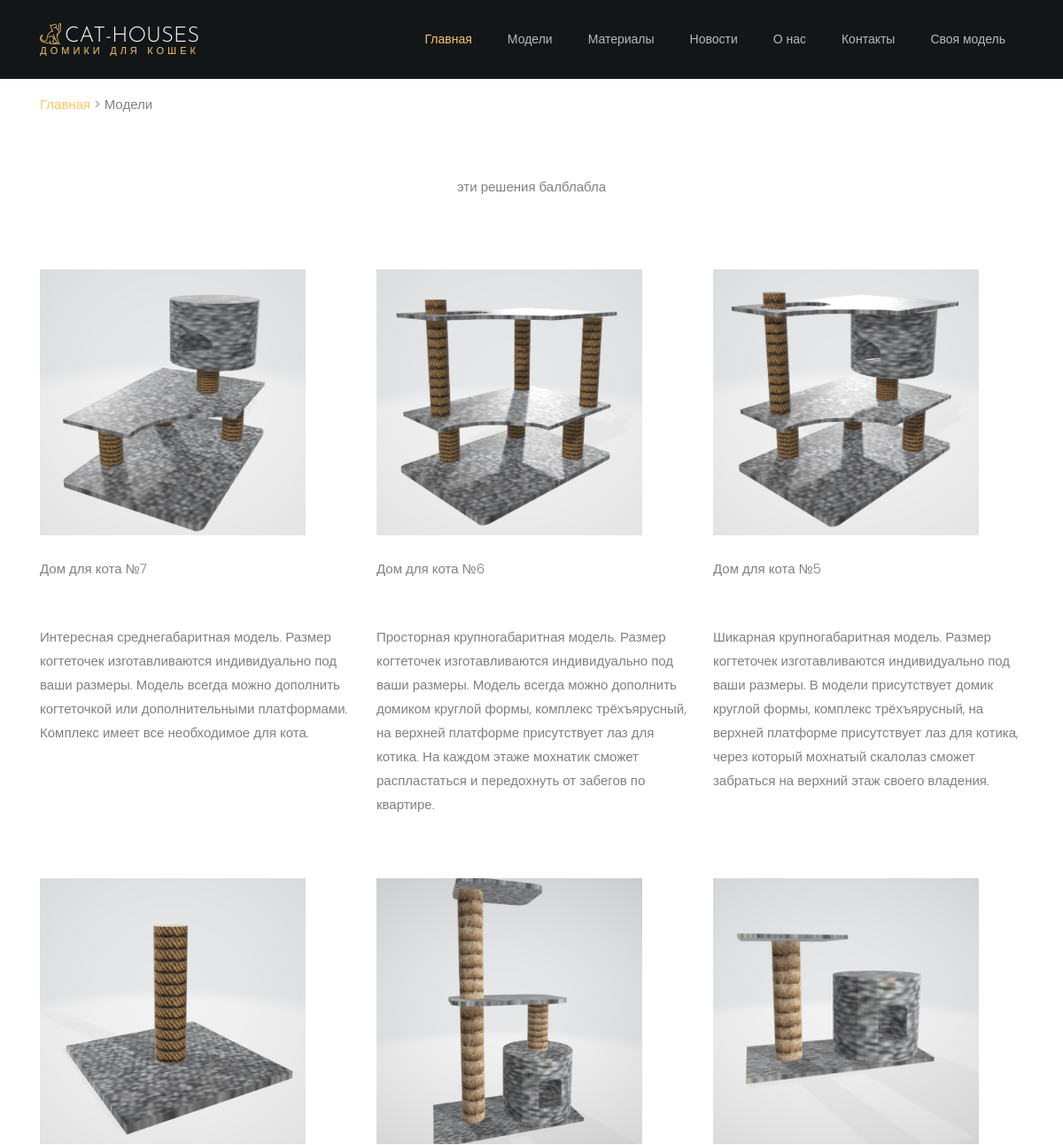
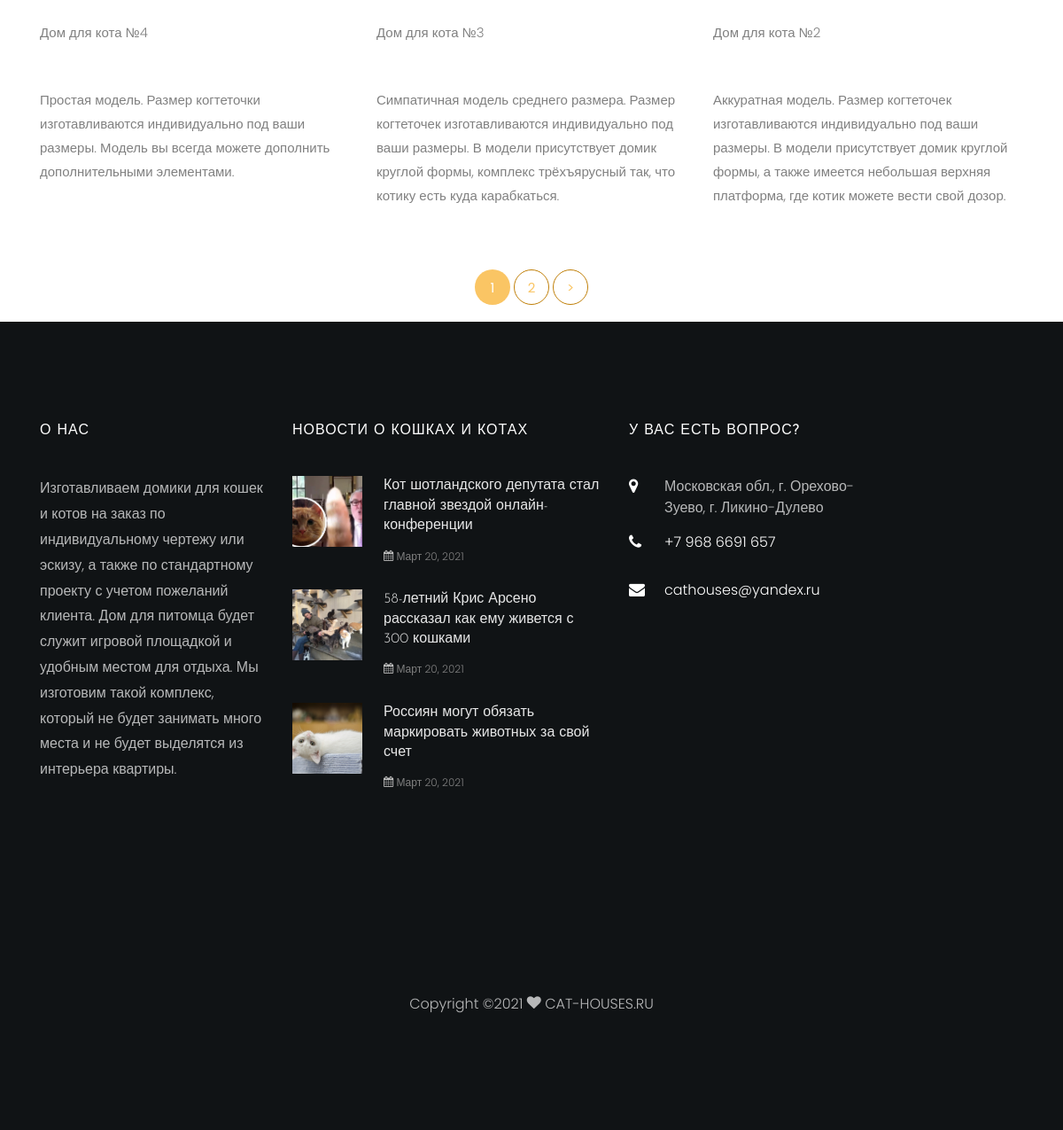
/modelirovanie, run on the app's committed database (2 pictures, top to bottom).
### main/models.py (models this page shows, shortened)
class Product(models.Model):
    title = models.CharField('Название', max_length=50)
    housenumber = models.CharField('Дом №', max_length=10, default=None)
    cenaot = models.CharField('Цена от', max_length=15, default='')
    minopisanie = models.TextField('Короткое описание', default=None)
    opisanie = models.TextField('Описание')
    model_house = models.FileField("Файл модели", upload_to="gltf/", null=True, blank=True)
    poster = models.ImageField("Изображение", upload_to="poster/")
    treemodel = models.TextField("Код модели")
    typedoma = models.CharField('Тип дома', max_length=5, null=True, blank=True, default='')
    url = models.SlugField(max_length=130, unique=True)
    def get_absolute_url(self):
        return reverse("productfull", kwargs={"slug": self.url})
    class Meta:
        verbose_name = 'Продукцию'
        verbose_name_plural = 'Продукция'

class News(models.Model):
    title = models.CharField('Название', max_length=250)
    poster = models.ImageField("Постер", upload_to="poster/", default='')
    miniopisanie = models.TextField('Мини описание', null=True, blank=True, default='')
    opisanie = RichTextUploadingField()
    datapublic = models.DateField("Дата публикации")
    imagenews = models.ImageField("Изображение", upload_to="poster/", default='')
    url = models.SlugField(max_length=130, unique=True)
    def get_absolute_url(self):
        return reverse("newsfull", kwargs={"slug": self.url})
    class Meta:
        verbose_name = 'Новость'
        verbose_name_plural = 'Новости'

### main/views.py (the view)
# urls.py: path('modelirovanie', views.modelirovanie, name='modelir'),
def modelirovanie(request):
    housemodels = Product.objects.order_by('-id')
    page_obj = paginor_shablon(request, housemodels, 6)
    return render(request, 'main/modelirovanie.html', {"page_obj": page_obj})

### main/templatetags/news_tag.py (called while the page is built)
@register.inclusion_tag('main/tags/newsblock.html')
def get_news_tag():
    newsblockss = News.objects.order_by('-id')[:3]
    return {"newsblockss": newsblockss}

### main/views.py (called while the page is built)
def paginor_shablon(request, obj, kolvo):
    paginator = Paginator(obj, kolvo)
    page_number = request.GET.get('page')
    page_obj = paginator.get_page(page_number)
    return page_obj

### main/templates/main/modelirovanie.html (shortened to what this page needs)
{% extends 'main/base.html' %}
{% block content %}
<section class="ftco-section">
      <div class="container">
          <a href="{% url 'home' %}">Главная</a> > Модели
        <div class="row justify-content-center mb-5 pb-3">
          <div class="col-md-7 heading-section ftco-animate text-center fadeInUp ftco-animated">
            <h2 class="mb-4">Шаблонные решения домов</h2>
            <p>эти решения балблабла</p>
          </div>
        </div>
        <div class="row d-flex">
            {% for house in page_obj %}
          <div class="col-md-4 d-flex ftco-animate fadeInUp ftco-animated">
          	<div class="blog-entry align-self-stretch">
              <a href="{{ house.get_absolute_url }}" class="block-20" style="background-image: url('media/{{ house.poster }}')">
              </a>
              <div class="text py-4 d-block">
              	<div class="meta">
                  <div><a href="{{ house.get_absolute_url }}">Дом для кота №{{house.housenumber}}</a></div>
                <h3 class="heading mt-2"><a href="{{ house.get_absolute_url }}">{{ house.title }}</a></h3>
                <p>{{ house.minopisanie }}</p>
              </div>
            </div>
          </div>
        </div>
             {% endfor %}
      </div>
          {% include 'main/paginaci.html' %}
    </section>
{% endblock %}

### main/templates/main/tags/newsblock.html
{% for newsblock in newsblockss %}
<div class="block-21 mb-4 d-flex">
    <a href="{{ newsblock.get_absolute_url }}" class="blog-img mr-4" style="background-image: url(/media/{{ newsblock.poster }});"></a>
                <div class="text">
                  <h3 class="heading"><a href="{{ newsblock.get_absolute_url }}">{{ newsblock.title }}</a></h3>
                  <div class="meta">
                    <div><a href="{{ newsblock.get_absolute_url }}"><span class="icon-calendar"></span> {{newsblock.datapublic}}</a></div>
                  </div>
                </div>
              </div>
{% endfor %}

### main/static/main/css/icomoon.css (style rules this page uses)
[class^="icon-"], [class*=" icon-"] { font-family: 'icomoon' !important; speak: none; font-style: normal; font-weight: normal; font-variant: normal; text-transform: none; line-height: 1; -webkit-font-smoothing: antialiased; -moz-osx-font-smoothing: grayscale; }
.icon-calendar:before { content: "\f073"; }

### data on the page
Product: get_absolute_url (picture), housenumber "7", minopisanie "Интересная среднегабаритная модель. Размер когтеточек изготавливаются индивидуально под ваши размеры. Модель всегда можно дополнить когтеточкой или дополнительными платформами. Комплекс имеет все необходимое для кота."
Product: get_absolute_url (picture), housenumber "6", minopisanie "Просторная крупногабаритная модель. Размер когтеточек изготавливаются индивидуально под ваши размеры. Модель всегда можно дополнить домиком круглой формы, комплекс трёхъярусный, на верхней платформе присутствует лаз для котика. На каждом этаже мохнатик сможет распластаться и передохнуть от забегов по квартире."
Product: get_absolute_url (picture), housenumber "5", minopisanie "Шикарная крупногабаритная модель. Размер когтеточек изготавливаются индивидуально под ваши размеры. В модели присутствует домик круглой формы, комплекс трёхъярусный, на верхней платформе присутствует лаз для котика, через который мохнатый скалолаз сможет забраться на верхний этаж своего владения."
Product: get_absolute_url (picture), housenumber "4", minopisanie "Простая модель. Размер когтеточки изготавливаются индивидуально под ваши размеры. Модель вы всегда можете дополнить дополнительными элементами."
Product: get_absolute_url (picture), housenumber "3", minopisanie "Симпатичная модель среднего размера. Размер когтеточек изготавливаются индивидуально под ваши размеры. В модели присутствует домик круглой формы, комплекс трёхъярусный так, что котику есть куда карабкаться."
Product: get_absolute_url (picture), housenumber "2", minopisanie "Аккуратная модель. Размер когтеточек изготавливаются индивидуально под ваши размеры. В модели присутствует домик круглой формы, а также имеется небольшая верхняя платформа, где котик можете вести свой дозор."
News: get_absolute_url (picture), title "Кот шотландского депутата стал главной звездой онлайн-конференции", datapublic "Март 20, 2021"
News: get_absolute_url (picture), title "58-летний Крис Арсено рассказал как ему живется с 300 кошками", datapublic "Март 20, 2021"
News: get_absolute_url (picture), title "Россиян могут обязать маркировать животных за свой счет", datapublic "Март 20, 2021"

### other printed values
{{ i }} "1"
{{ i }} "2"
